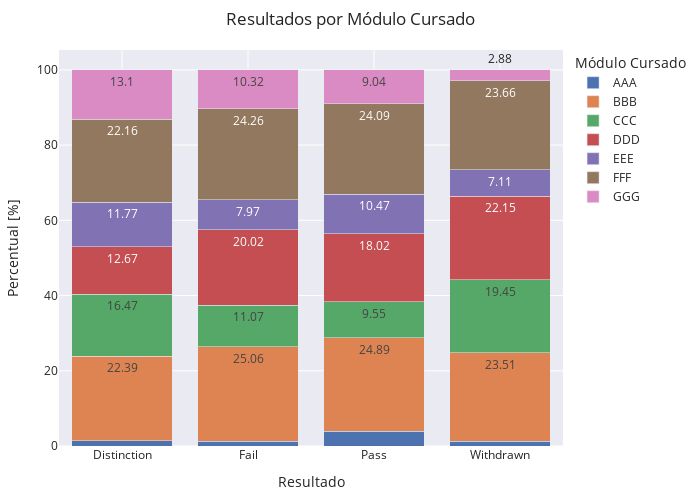

The code cell stored with this chart in its notebook:
### Code cell
df = studentInfo.groupby(['code_module', 'final_result']).agg({'id_student':'count'}).reset_index().\
    rename(columns={"code_module": "Modulo", "final_result": 'Resultado','id_student': 'Qtde'})

df['Percentual'] = df.apply(lambda x:  round(100 * (x['Qtde'] / df[df['Resultado'] == x['Resultado']]['Qtde'].sum()),2), axis=1)

fig = px.bar(df, x="Resultado", y="Percentual", text="Percentual", color="Modulo",
            hover_data=['Percentual'], barmode = 'stack', template="seaborn")

fig.update_layout(
    margin=dict(l=20, r=50, t=50, b=20),
    title = 'Resultados por Módulo Cursado',
    xaxis_title="Resultado",
    yaxis_title="Percentual [%]",
    legend_title="Módulo Cursado",
    width=700, 
    height=500,
    uniformtext_minsize=9, 
    uniformtext_mode='hide',
)
fig.show()

### Figure 1 — Plotly figure (JSON) as saved in the notebook; plotly's stock layout.template omitted (floating-point values rounded to 4 significant figures)
{"data": [{"alignmentgroup": "True", "hovertemplate": "Modulo=AAA<br>Resultado=%{x}<br>Percentual=%{text}<extra></extra>", "legendgroup": "AAA", "marker": {"color": "rgb(76,114,176)", "pattern": {"shape": ""}}, "name": "AAA", "offsetgroup": "AAA", "orientation": "v", "showlegend": true, "text": [1.46, 1.29, 3.94, 1.24], "textposition": "auto", "type": "bar", "x": ["Distinction", "Fail", "Pass", "Withdrawn"], "xaxis": "x", "y": [1.46, 1.29, 3.94, 1.24], "yaxis": "y"}, {"alignmentgroup": "True", "hovertemplate": "Modulo=BBB<br>Resultado=%{x}<br>Percentual=%{text}<extra></extra>", "legendgroup": "BBB", "marker": {"color": "rgb(221,132,82)", "pattern": {"shape": ""}}, "name": "BBB", "offsetgroup": "BBB", "orientation": "v", "showlegend": true, "text": [22.39, 25.06, 24.89, 23.51], "textposition": "auto", "type": "bar", "x": ["Distinction", "Fail", "Pass", "Withdrawn"], "xaxis": "x", "y": [22.39, 25.06, 24.89, 23.51], "yaxis": "y"}, {"alignmentgroup": "True", "hovertemplate": "Modulo=CCC<br>Resultado=%{x}<br>Percentual=%{text}<extra></extra>", "legendgroup": "CCC", "marker": {"color": "rgb(85,168,104)", "pattern": {"shape": ""}}, "name": "CCC", "offsetgroup": "CCC", "orientation": "v", "showlegend": true, "text": [16.47, 11.07, 9.55, 19.45], "textposition": "auto", "type": "bar", "x": ["Distinction", "Fail", "Pass", "Withdrawn"], "xaxis": "x", "y": [16.47, 11.07, 9.55, 19.45], "yaxis": "y"}, {"alignmentgroup": "True", "hovertemplate": "Modulo=DDD<br>Resultado=%{x}<br>Percentual=%{text}<extra></extra>", "legendgroup": "DDD", "marker": {"color": "rgb(196,78,82)", "pattern": {"shape": ""}}, "name": "DDD", "offsetgroup": "DDD", "orientation": "v", "showlegend": true, "text": [12.67, 20.02, 18.02, 22.15], "textposition": "auto", "type": "bar", "x": ["Distinction", "Fail", "Pass", "Withdrawn"], "xaxis": "x", "y": [12.67, 20.02, 18.02, 22.15], "yaxis": "y"}, {"alignmentgroup": "True", "hovertemplate": "Modulo=EEE<br>Resultado=%{x}<br>Percentual=%{text}<extra></extra>", "legendgroup": "EEE", "marker": {"color": "rgb(129,114,179)", "pattern": {"shape": ""}}, "name": "EEE", "offsetgroup": "EEE", "orientation": "v", "showlegend": true, "text": [11.77, 7.97, 10.47, 7.11], "textposition": "auto", "type": "bar", "x": ["Distinction", "Fail", "Pass", "Withdrawn"], "xaxis": "x", "y": [11.77, 7.97, 10.47, 7.11], "yaxis": "y"}, {"alignmentgroup": "True", "hovertemplate": "Modulo=FFF<br>Resultado=%{x}<br>Percentual=%{text}<extra></extra>", "legendgroup": "FFF", "marker": {"color": "rgb(147,120,96)", "pattern": {"shape": ""}}, "name": "FFF", "offsetgroup": "FFF", "orientation": "v", "showlegend": true, "text": [22.16, 24.26, 24.09, 23.66], "textposition": "auto", "type": "bar", "x": ["Distinction", "Fail", "Pass", "Withdrawn"], "xaxis": "x", "y": [22.16, 24.26, 24.09, 23.66], "yaxis": "y"}, {"alignmentgroup": "True", "hovertemplate": "Modulo=GGG<br>Resultado=%{x}<br>Percentual=%{text}<extra></extra>", "legendgroup": "GGG", "marker": {"color": "rgb(218,139,195)", "pattern": {"shape": ""}}, "name": "GGG", "offsetgroup": "GGG", "orientation": "v", "showlegend": true, "text": [13.1, 10.32, 9.04, 2.88], "textposition": "auto", "type": "bar", "x": ["Distinction", "Fail", "Pass", "Withdrawn"], "xaxis": "x", "y": [13.1, 10.32, 9.04, 2.88], "yaxis": "y"}], "layout": {"barmode": "stack", "height": 500, "legend": {"title": {"text": "Módulo Cursado"}, "tracegroupgap": 0}, "margin": {"b": 20, "l": 20, "r": 50, "t": 50}, "title": {"text": "Resultados por Módulo Cursado"}, "uniformtext": {"minsize": 9, "mode": "hide"}, "width": 700, "xaxis": {"anchor": "y", "domain": [0, 1], "title": {"text": "Resultado"}}, "yaxis": {"anchor": "x", "domain": [0, 1], "title": {"text": "Percentual [%]"}}}}
